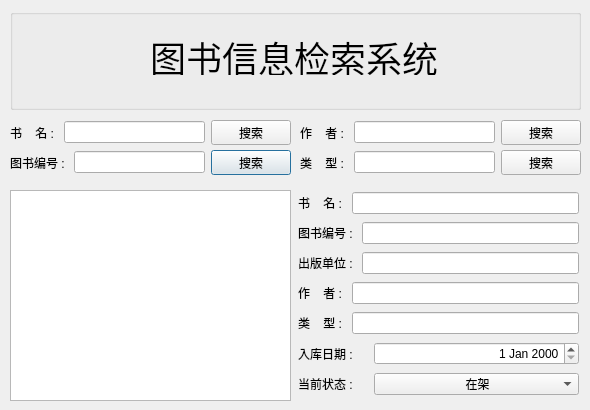
<?xml version="1.0" encoding="UTF-8"?>
<ui version="4.0">
 <class>bookSearchDialog</class>
 <widget class="QDialog" name="bookSearchDialog">
  <property name="geometry">
   <rect>
    <x>0</x>
    <y>0</y>
    <width>590</width>
    <height>410</height>
   </rect>
  </property>
  <property name="windowTitle">
   <string>Dialog</string>
  </property>
  <widget class="QTableView" name="tableView">
   <property name="geometry">
    <rect>
     <x>10</x>
     <y>190</y>
     <width>281</width>
     <height>211</height>
    </rect>
   </property>
  </widget>
  <widget class="QWidget" name="layoutWidget_2">
   <property name="geometry">
    <rect>
     <x>298</x>
     <y>190</y>
     <width>281</width>
     <height>211</height>
    </rect>
   </property>
   <layout class="QVBoxLayout" name="verticalLayout">
    <item>
     <layout class="QHBoxLayout" name="horizontalLayout">
      <item>
       <widget class="QLabel" name="label_2">
        <property name="text">
         <string>书    名 : </string>
        </property>
       </widget>
      </item>
      <item>
       <widget class="QLineEdit" name="lineEdit">
        <property name="alignment">
         <set>Qt::AlignRight|Qt::AlignTrailing|Qt::AlignVCenter</set>
        </property>
       </widget>
      </item>
     </layout>
    </item>
    <item>
     <layout class="QHBoxLayout" name="horizontalLayout_2">
      <item>
       <widget class="QLabel" name="label_3">
        <property name="text">
         <string>图书编号 : </string>
        </property>
       </widget>
      </item>
      <item>
       <widget class="QLineEdit" name="lineEdit_2">
        <property name="alignment">
         <set>Qt::AlignRight|Qt::AlignTrailing|Qt::AlignVCenter</set>
        </property>
       </widget>
      </item>
     </layout>
    </item>
    <item>
     <layout class="QHBoxLayout" name="horizontalLayout_4">
      <item>
       <widget class="QLabel" name="label_5">
        <property name="text">
         <string>出版单位 : </string>
        </property>
       </widget>
      </item>
      <item>
       <widget class="QLineEdit" name="lineEdit_3">
        <property name="alignment">
         <set>Qt::AlignRight|Qt::AlignTrailing|Qt::AlignVCenter</set>
        </property>
       </widget>
      </item>
     </layout>
    </item>
    <item>
     <layout class="QHBoxLayout" name="horizontalLayout_5">
      <item>
       <widget class="QLabel" name="label_6">
        <property name="text">
         <string>作    者 : </string>
        </property>
       </widget>
      </item>
      <item>
       <widget class="QLineEdit" name="lineEdit_4">
        <property name="alignment">
         <set>Qt::AlignRight|Qt::AlignTrailing|Qt::AlignVCenter</set>
        </property>
       </widget>
      </item>
     </layout>
    </item>
    <item>
     <layout class="QHBoxLayout" name="horizontalLayout_6">
      <item>
       <widget class="QLabel" name="label_7">
        <property name="text">
         <string>类    型 : </string>
        </property>
       </widget>
      </item>
      <item>
       <widget class="QLineEdit" name="lineEdit_5">
        <property name="alignment">
         <set>Qt::AlignRight|Qt::AlignTrailing|Qt::AlignVCenter</set>
        </property>
       </widget>
      </item>
     </layout>
    </item>
    <item>
     <layout class="QHBoxLayout" name="horizontalLayout_3">
      <item>
       <widget class="QLabel" name="label_4">
        <property name="text">
         <string>入库日期 : </string>
        </property>
       </widget>
      </item>
      <item>
       <widget class="QDateEdit" name="dateEdit">
        <property name="minimumSize">
         <size>
          <width>205</width>
          <height>0</height>
         </size>
        </property>
        <property name="maximumSize">
         <size>
          <width>205</width>
          <height>16777215</height>
         </size>
        </property>
        <property name="layoutDirection">
         <enum>Qt::LeftToRight</enum>
        </property>
        <property name="alignment">
         <set>Qt::AlignRight|Qt::AlignTrailing|Qt::AlignVCenter</set>
        </property>
       </widget>
      </item>
     </layout>
    </item>
    <item>
     <layout class="QHBoxLayout" name="horizontalLayout_8">
      <item>
       <widget class="QLabel" name="label_10">
        <property name="text">
         <string>当前状态 : </string>
        </property>
       </widget>
      </item>
      <item>
       <widget class="QComboBox" name="comboBox">
        <property name="minimumSize">
         <size>
          <width>205</width>
          <height>0</height>
         </size>
        </property>
        <property name="maximumSize">
         <size>
          <width>205</width>
          <height>16777215</height>
         </size>
        </property>
        <item>
         <property name="text">
          <string>                          在架</string>
         </property>
        </item>
        <item>
         <property name="text">
          <string>                          已借</string>
         </property>
        </item>
       </widget>
      </item>
     </layout>
    </item>
   </layout>
  </widget>
  <widget class="QGroupBox" name="groupBox">
   <property name="geometry">
    <rect>
     <x>10</x>
     <y>9</y>
     <width>571</width>
     <height>101</height>
    </rect>
   </property>
   <property name="title">
    <string/>
   </property>
   <widget class="QLabel" name="label_8">
    <property name="geometry">
     <rect>
      <x>140</x>
      <y>30</y>
      <width>288</width>
      <height>36</height>
     </rect>
    </property>
    <property name="font">
     <font>
      <pointsize>27</pointsize>
     </font>
    </property>
    <property name="text">
     <string>图书信息检索系统</string>
    </property>
   </widget>
  </widget>
  <widget class="QWidget" name="layoutWidget">
   <property name="geometry">
    <rect>
     <x>10</x>
     <y>150</y>
     <width>281</width>
     <height>25</height>
    </rect>
   </property>
   <layout class="QHBoxLayout" name="horizontalLayout_9">
    <item>
     <widget class="QLabel" name="label_11">
      <property name="text">
       <string>图书编号 : </string>
      </property>
     </widget>
    </item>
    <item>
     <widget class="QLineEdit" name="lineEdit_7">
      <property name="alignment">
       <set>Qt::AlignRight|Qt::AlignTrailing|Qt::AlignVCenter</set>
      </property>
     </widget>
    </item>
    <item>
     <widget class="QPushButton" name="pushButton_2">
      <property name="text">
       <string>搜索</string>
      </property>
     </widget>
    </item>
   </layout>
  </widget>
  <widget class="QWidget" name="layoutWidget_3">
   <property name="geometry">
    <rect>
     <x>300</x>
     <y>120</y>
     <width>281</width>
     <height>25</height>
    </rect>
   </property>
   <layout class="QHBoxLayout" name="horizontalLayout_10">
    <item>
     <widget class="QLabel" name="label_12">
      <property name="text">
       <string>作    者 : </string>
      </property>
     </widget>
    </item>
    <item>
     <widget class="QLineEdit" name="lineEdit_8">
      <property name="alignment">
       <set>Qt::AlignRight|Qt::AlignTrailing|Qt::AlignVCenter</set>
      </property>
     </widget>
    </item>
    <item>
     <widget class="QPushButton" name="pushButton_3">
      <property name="text">
       <string>搜索</string>
      </property>
     </widget>
    </item>
   </layout>
  </widget>
  <widget class="QWidget" name="layoutWidget_4">
   <property name="geometry">
    <rect>
     <x>300</x>
     <y>150</y>
     <width>281</width>
     <height>25</height>
    </rect>
   </property>
   <layout class="QHBoxLayout" name="horizontalLayout_11">
    <item>
     <widget class="QLabel" name="label_13">
      <property name="text">
       <string>类    型 : </string>
      </property>
     </widget>
    </item>
    <item>
     <widget class="QLineEdit" name="lineEdit_9">
      <property name="alignment">
       <set>Qt::AlignRight|Qt::AlignTrailing|Qt::AlignVCenter</set>
      </property>
     </widget>
    </item>
    <item>
     <widget class="QPushButton" name="pushButton_4">
      <property name="text">
       <string>搜索</string>
      </property>
     </widget>
    </item>
   </layout>
  </widget>
  <widget class="QWidget" name="layoutWidget_5">
   <property name="geometry">
    <rect>
     <x>10</x>
     <y>120</y>
     <width>281</width>
     <height>25</height>
    </rect>
   </property>
   <layout class="QHBoxLayout" name="horizontalLayout_7">
    <item>
     <widget class="QLabel" name="label_9">
      <property name="text">
       <string>书    名 : </string>
      </property>
     </widget>
    </item>
    <item>
     <widget class="QLineEdit" name="lineEdit_6">
      <property name="alignment">
       <set>Qt::AlignRight|Qt::AlignTrailing|Qt::AlignVCenter</set>
      </property>
     </widget>
    </item>
    <item>
     <widget class="QPushButton" name="pushButton">
      <property name="text">
       <string>搜索</string>
      </property>
     </widget>
    </item>
   </layout>
  </widget>
 </widget>
 <resources/>
 <connections/>
</ui>
